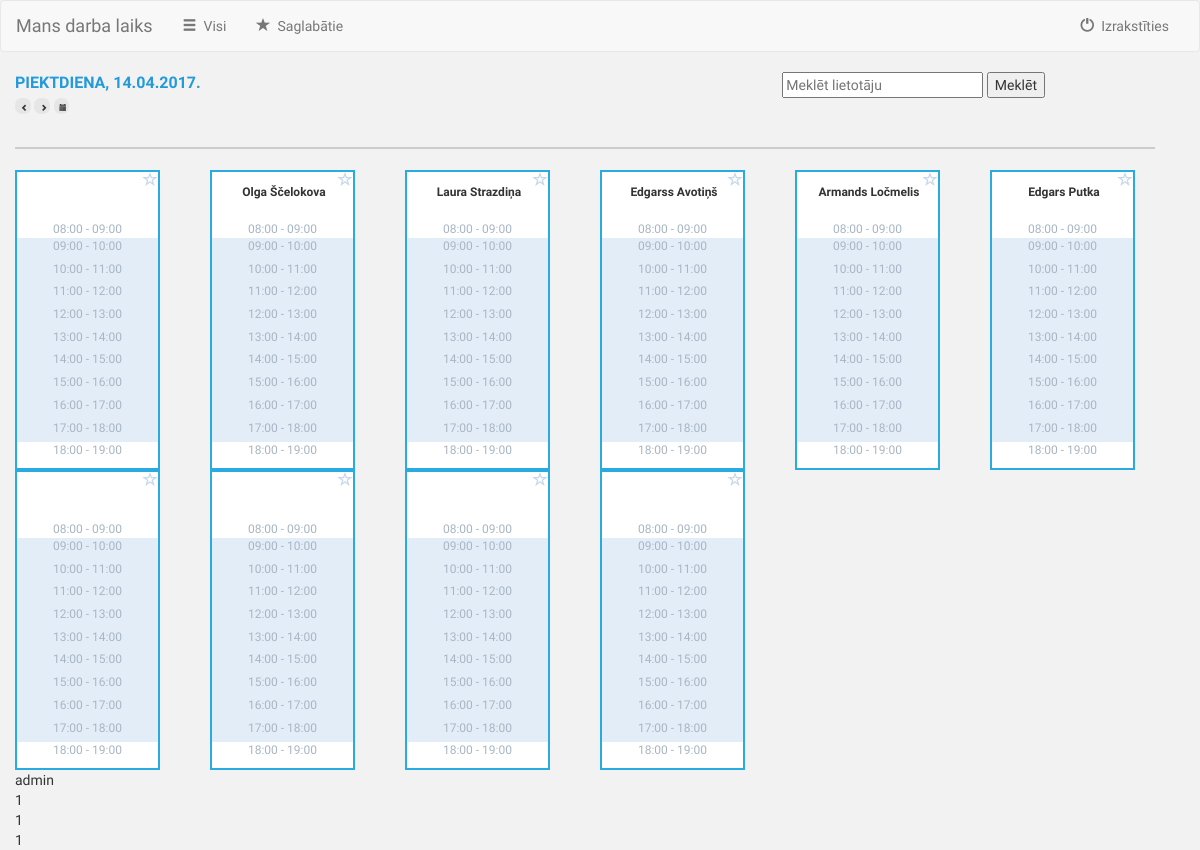
The app's page /darba_laiks/darbinieki/, older data.
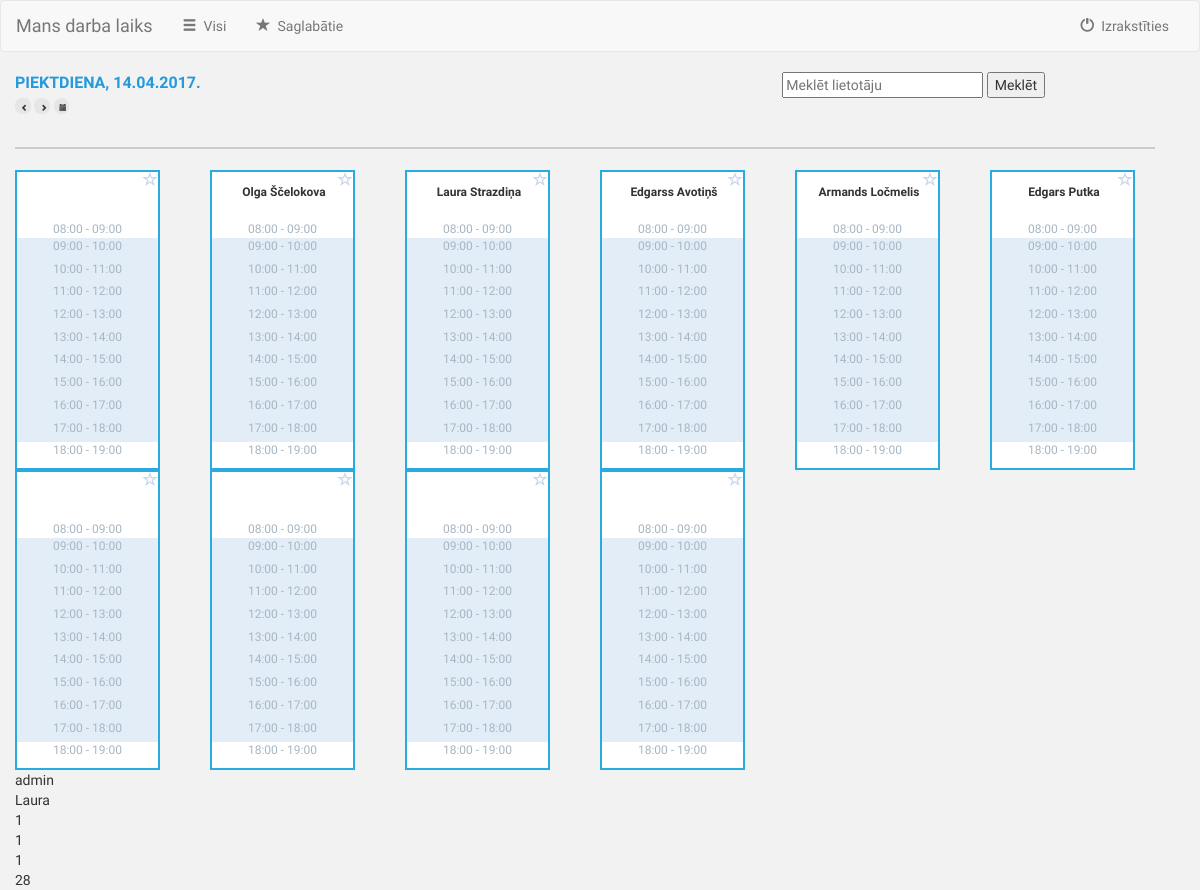
The same page, newer data.
### darba_laiks/models.py (models this page shows, shortened)
class Darba_laiks(models.Model):
    lietotajs=models.ForeignKey(settings.AUTH_USER_MODEL, on_delete=models.CASCADE)
    datums = models.DateField()
    no = models.TimeField(default='9:00')
    lidz=models.TimeField(default='18:00')
    ir_mainits = models.BooleanField(default=False)

class Iemesls(models.Model):
    lietotajs = models.ForeignKey(settings.AUTH_USER_MODEL, on_delete=models.CASCADE)
    darba_laiks= models.ForeignKey(Darba_laiks)
    slimiba=models.BooleanField(default=False)
    atvalinajums = models.BooleanField(default=False)
    lekcijas = models.BooleanField(default=False)
    darbs_no_majam= models.BooleanField(default=False)
    mazaka_slodze= models.BooleanField(default=False)
    cits= models.BooleanField(default=False)

### darba_laiks/views.py (the view, shortened to what this page needs)
def darbinieki(request):
    if request.method == 'GET':
        visi=User.objects.all()
        darba_laika_id = Darba_laiks.objects.filter(datums=datetime.date.today()).values_list('id',flat=True).distinct()
        collection_ids = Darba_laiks.objects.filter(datums=datetime.date.today()).values_list('lietotajs',flat=True).distinct()
        izmainitie = [
            Darba_laiks.objects.filter(lietotajs__id=c)[0] for c in collection_ids
            ]
        iemesli = [
            Iemesls.objects.filter(darba_laiks__id=c)[0] for c in darba_laika_id
            ]
        context = {'visi': visi,
                   'izmainitie': izmainitie,
                   'iemesli': iemesli}
        return render(request, 'visi.html', context)

### templates/visi.html (shortened to what this page needs)
{%extends "base.html" %}
{% block content %}
    {% load staticfiles %}
    <link rel="stylesheet" type="text/css" href="{% static 'css/All.css' %}" />
    <div class = "container">
        <div class = "row" id = "firstRow">
            <span class = "pull-left" id="line">
                <div id = "today"> </div>
                 <button type="button" class="Button" id="Left">
                      <span class="glyphicon glyphicon-chevron-left"></span>
                 </button>
                 <button type="button" class="Button" id="Right">
                      <span class="glyphicon glyphicon-chevron-right"></span>
                 </button>
                <button type="button" class="Button" id="Calendar">
                      <span class="glyphicon glyphicon-calendar"></span>
                 </button>
            </span>
            <span class="pull-right">
                <div id = "search">
                    <form method="POST" action="">{% csrf_token %}
                            <input type="text" name="q" placeholder="Meklēt lietotāju" value="{{ request.get.q }}"/>
                            <input type="submit" value="Meklēt"/>
                    </form>
                 </div>
            </span>
        </div>
        <div class = "row" id = "secondRow"></div>
        <div class = "row" id = "people">
            {% for izmainits in visi %}
                <div class = "col-sm-2" id ="oneUser">
                     <div class = "dayBox" id = "box">
                        <div id = "user">
                             <span class="glyphicon glyphicon-star-empty pull-right" id="star"></span>
                            <div id = "userInfo">
                                <div id ="userName">
                                    {{izmainits.first_name}} {{izmainits.last_name}}
                                </div>
                            </div>
                        </div>
                        <ul id = "time">
                             <li class = "box1" id = "Mo8-9">08:00 - 09:00</li>
                             <li tabindex="1" class = "box2" id = "09-10">09:00 - 10:00</li>
                             <li tabindex="1" class = "box2" id = "10-11">10:00 - 11:00</li>
                             <li tabindex="1" class = "box2" id = "11-12">11:00 - 12:00</li>
                             <li tabindex="1" class = "box2" id = "12-13">12:00 - 13:00</li>
                             <li tabindex="1" class = "box2" id = "13-14">13:00 - 14:00</li>
                             <li tabindex="1" class = "box2" id = "14-15">14:00 - 15:00</li>
                             <li tabindex="1" class = "box2" id = "15-16">15:00 - 16:00</li>
                             <li tabindex="1" class = "box2" id = "16-17">16:00 - 17:00</li>
                             <li tabindex="1" class = "box2" id = "17-18">17:00 - 18:00</li>
                             <li class = "box1" id = "18-19">18:00 - 19:00</li>
                         </ul>
                     </div>
                </div>
            {% endfor %}
        </div>
    </div>
    {% for lietot in izmainitie %}
    {{ lietot.lietotajs.username}}  </br>
    {%  endfor %}
    {% for lietot in iemesli %}
    {{ lietot.lietotajs.id}} </br>
    {%  endfor %}
{% endblock %}

### templates/base.html (shortened to what this page needs)
{% load staticfiles %}
<link rel="stylesheet" href="https://maxcdn.bootstrapcdn.com/bootstrap/3.3.7/css/bootstrap.min.css">
<link rel="stylesheet" href="https://maxcdn.bootstrapcdn.com/bootstrap/3.3.7/css/bootstrap.min.css">
<link rel="stylesheet" type="text/css" href="{% static 'css/style.css' %}" />
<!DOCTYPE html>
<html lang="en">
  <head>
  </head>
    <nav class="navbar navbar-default">
    <div class="container-fluid">
        <div class="navbar-header">
            <a class="navbar-brand" href="{% url 'darba_laiks:darba_laiks' %}">Mans darba laiks</a>
        </div>
        <div class="collapse navbar-collapse" id="myNavbar">
            <ul class="nav navbar-nav">
                <li class="">
                    <a href="{% url 'darba_laiks:darbinieki' %}">
                        <span class="glyphicon glyphicon-menu-hamburger" aria-hidden="true"></span>&nbsp;
                        Visi
                    </a>
                </li>
                <li class="">
                    <a href="#">
                        <span class="glyphicon glyphicon-star" aria-hidden="true"></span>&nbsp;
                        Saglabātie
                    </a>
                </li>
            </ul>
          <ul class="nav navbar-nav navbar-right">
              <li class="">
                    <a href="{% url 'darba_laiks:logout' %}">
                        <span class="glyphicon glyphicon-off" aria-hidden="true"></span>&nbsp;
                        Izrakstīties
                    </a>
              </li>
          </ul>
        </div>
    </div>
</nav>
    <body>
      <div class="container-fluid">
        {% block content %}
        {% endblock %}
      </div>
    </body>
</html>

### static/css/style.css (style rules this page uses)
body { background-color: #f2f2f2; font-family: 'Oxygen'; }
li { list-style-type: none; }

### static/css/All.css (style rules this page uses)
#search { margin-right: 10em; margin-bottom: 2em; }
#people { padding-left:0px; }
#today { font-size: 16px; font-weight: bold; color: #259adb; }
.Button { width: 15.8px; height: 15.8px; text-align: center; font-size: 7px; border-radius: 7px; background-color: #e6e6e6; border-width: 0px; }
#secondRow { width: 100%; height: 1px; border: solid 1px #cccccc; margin-top: 1.5em; margin-bottom: 1.5em; }
#user { height: 48.9px; }
#star { color: #c7d8eb; font-size: 15px; }
#userName { font-weight: bold; }
#userInfo { padding-top: 1em; padding-left:1.5em; padding-right:0.5em; }
#box { width: 145px; height: 300px; border: solid 2px #29abe2; text-align: center; background-color: #ffffff; font-size: 12px; }
#oneUser { margin-right:0em; padding-left:0px; padding-right:0px; }
.box2 { background-color: #e2edf8; height: 22.7px; }
#time { padding-left: 0px; color: #a8b6c3; }

Row changes from the older to the newer data that the page shows:
added Darba_laiks: lietotajs.username "Laura"
added Iemesls: lietotajs.id "28"
